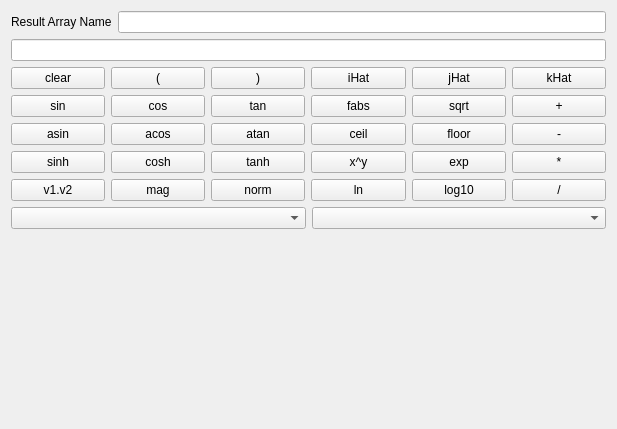
<?xml version="1.0" encoding="UTF-8"?>
<ui version="4.0">
 <class>calFilterPropForm</class>
 <widget class="QWidget" name="calFilterPropForm">
  <property name="geometry">
   <rect>
    <x>0</x>
    <y>0</y>
    <width>617</width>
    <height>429</height>
   </rect>
  </property>
  <property name="windowTitle">
   <string>Calculator Property</string>
  </property>
  <layout class="QVBoxLayout" name="verticalLayout">
   <item>
    <layout class="QHBoxLayout" name="horizontalLayout_2">
     <item>
      <widget class="QLabel" name="label">
       <property name="text">
        <string>Result Array Name</string>
       </property>
      </widget>
     </item>
     <item>
      <widget class="QLineEdit" name="resultName_lineEdit"/>
     </item>
    </layout>
   </item>
   <item>
    <widget class="QLineEdit" name="cal_lineEdit"/>
   </item>
   <item>
    <layout class="QGridLayout" name="gridLayout">
     <item row="0" column="0">
      <widget class="QPushButton" name="clear_pushButton">
       <property name="text">
        <string>clear</string>
       </property>
      </widget>
     </item>
     <item row="0" column="1">
      <widget class="QPushButton" name="left_pushButton">
       <property name="text">
        <string>(</string>
       </property>
      </widget>
     </item>
     <item row="0" column="2">
      <widget class="QPushButton" name="right_pushButton">
       <property name="text">
        <string>)</string>
       </property>
      </widget>
     </item>
     <item row="0" column="3">
      <widget class="QPushButton" name="iHat_pushButton">
       <property name="text">
        <string>iHat</string>
       </property>
      </widget>
     </item>
     <item row="0" column="4">
      <widget class="QPushButton" name="jHat_pushButton">
       <property name="text">
        <string>jHat</string>
       </property>
      </widget>
     </item>
     <item row="0" column="5">
      <widget class="QPushButton" name="kHat_pushButton">
       <property name="text">
        <string>kHat</string>
       </property>
      </widget>
     </item>
     <item row="1" column="0">
      <widget class="QPushButton" name="sin_pushButton">
       <property name="text">
        <string>sin</string>
       </property>
      </widget>
     </item>
     <item row="1" column="1">
      <widget class="QPushButton" name="cos_pushButton">
       <property name="text">
        <string>cos</string>
       </property>
      </widget>
     </item>
     <item row="1" column="2">
      <widget class="QPushButton" name="tan_pushButton">
       <property name="text">
        <string>tan</string>
       </property>
      </widget>
     </item>
     <item row="1" column="3">
      <widget class="QPushButton" name="abs_pushButton">
       <property name="text">
        <string>fabs</string>
       </property>
      </widget>
     </item>
     <item row="1" column="4">
      <widget class="QPushButton" name="sqrt_pushButton">
       <property name="text">
        <string>sqrt</string>
       </property>
      </widget>
     </item>
     <item row="1" column="5">
      <widget class="QPushButton" name="add_pushButton">
       <property name="text">
        <string>+</string>
       </property>
      </widget>
     </item>
     <item row="2" column="0">
      <widget class="QPushButton" name="asin_pushButton">
       <property name="text">
        <string>asin</string>
       </property>
      </widget>
     </item>
     <item row="2" column="1">
      <widget class="QPushButton" name="acos_pushButton">
       <property name="text">
        <string>acos</string>
       </property>
      </widget>
     </item>
     <item row="2" column="2">
      <widget class="QPushButton" name="atan_pushButton">
       <property name="text">
        <string>atan</string>
       </property>
      </widget>
     </item>
     <item row="2" column="3">
      <widget class="QPushButton" name="ceil_pushButton">
       <property name="text">
        <string>ceil</string>
       </property>
      </widget>
     </item>
     <item row="2" column="4">
      <widget class="QPushButton" name="floor_pushButton">
       <property name="text">
        <string>floor</string>
       </property>
      </widget>
     </item>
     <item row="2" column="5">
      <widget class="QPushButton" name="sub_pushButton">
       <property name="text">
        <string>-</string>
       </property>
      </widget>
     </item>
     <item row="3" column="0">
      <widget class="QPushButton" name="sinh_pushButton">
       <property name="text">
        <string>sinh</string>
       </property>
      </widget>
     </item>
     <item row="3" column="1">
      <widget class="QPushButton" name="cosh_pushButton">
       <property name="text">
        <string>cosh</string>
       </property>
      </widget>
     </item>
     <item row="3" column="2">
      <widget class="QPushButton" name="tanh_pushButton">
       <property name="text">
        <string>tanh</string>
       </property>
      </widget>
     </item>
     <item row="3" column="3">
      <widget class="QPushButton" name="sqrtxy_pushButton">
       <property name="text">
        <string>x^y</string>
       </property>
      </widget>
     </item>
     <item row="3" column="4">
      <widget class="QPushButton" name="exp_pushButton">
       <property name="text">
        <string>exp</string>
       </property>
      </widget>
     </item>
     <item row="3" column="5">
      <widget class="QPushButton" name="mul_pushButton">
       <property name="text">
        <string>*</string>
       </property>
      </widget>
     </item>
     <item row="4" column="0">
      <widget class="QPushButton" name="v1v2_pushButton">
       <property name="text">
        <string>v1.v2</string>
       </property>
      </widget>
     </item>
     <item row="4" column="1">
      <widget class="QPushButton" name="mag_pushButton">
       <property name="text">
        <string>mag</string>
       </property>
      </widget>
     </item>
     <item row="4" column="2">
      <widget class="QPushButton" name="norm_pushButton">
       <property name="text">
        <string>norm</string>
       </property>
      </widget>
     </item>
     <item row="4" column="3">
      <widget class="QPushButton" name="ln_pushButton">
       <property name="text">
        <string>ln</string>
       </property>
      </widget>
     </item>
     <item row="4" column="4">
      <widget class="QPushButton" name="log10_pushButton">
       <property name="text">
        <string>log10</string>
       </property>
      </widget>
     </item>
     <item row="4" column="5">
      <widget class="QPushButton" name="div_pushButton">
       <property name="text">
        <string>/</string>
       </property>
      </widget>
     </item>
    </layout>
   </item>
   <item>
    <layout class="QHBoxLayout" name="horizontalLayout">
     <item>
      <widget class="QComboBox" name="scalars_comboBox"/>
     </item>
     <item>
      <widget class="QComboBox" name="vectors_comboBox"/>
     </item>
    </layout>
   </item>
   <item>
    <spacer name="verticalSpacer">
     <property name="orientation">
      <enum>Qt::Vertical</enum>
     </property>
     <property name="sizeHint" stdset="0">
      <size>
       <width>20</width>
       <height>238</height>
      </size>
     </property>
    </spacer>
   </item>
  </layout>
 </widget>
 <resources/>
 <connections/>
</ui>
